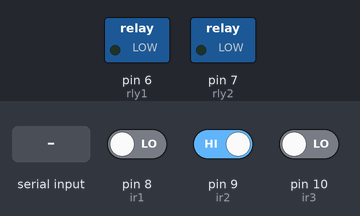
A sketch run on a simulated Arduino Uno, built with avr-gcc and run on an emulated ATmega328P. Shown: switched loads named in the sketch (green lamp = pin HIGH). The inputs (shaded band) are chosen by the test bench; at power-on: pin 8 (ir1) LOW, pin 9 (ir2) HIGH, pin 10 (ir3) LOW. Pins used as bus, display or sensor lines are not drawn; what the sketch prints to the serial monitor is not drawn.

Above: at 1.2 s.
1.3 s: "D" received over Serial
At 2.3 s:
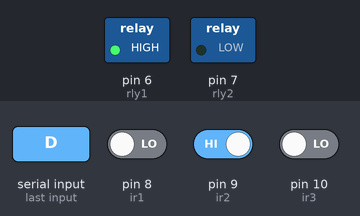
2.8 s: "P" received over Serial
At 3.5 s:
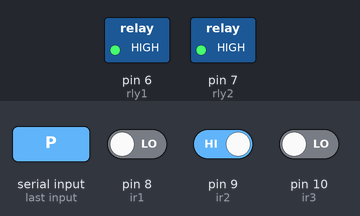
4.3 s: "O" received over Serial
At 4.6 s:
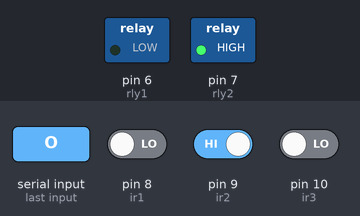
10.3 s: "X" received over Serial
At 11.6 s:
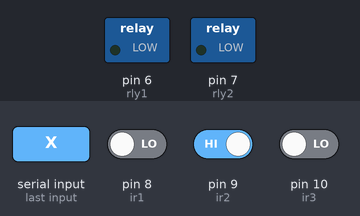
Timing chart, 0 to 13.3 s (numbered marks = the images above; inputs shaded):
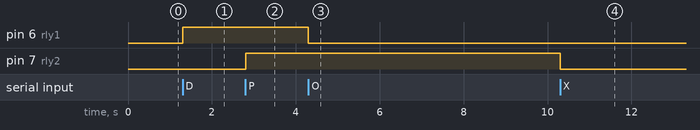

Measured:
- after the input at 1.3 s, pin 6 (rly1): LOW → HIGH at once
- after the input at 2.8 s, pin 7 (rly2): LOW → HIGH at once
- after the input at 4.3 s, pin 6 (rly1): HIGH → LOW at once
- after the input at 10.3 s, pin 7 (rly2): HIGH → LOW at once

The sketch:

Smart_cleaner.ino
```cpp
const int dc1=2;
const int dc2=3;
const int dc3=4;
const int dc4=5;

const int ir1=8;
const int ir2=9;
const int ir3=10;

const int rly1=6;
const int rly2=7;
char x=0;
int flag=0;


void setup() {
  // put your setup code here, to run once:
 pinMode(dc1,OUTPUT);
  pinMode(dc2,OUTPUT);
  pinMode(dc3,OUTPUT);
  pinMode(dc4,OUTPUT);
  pinMode(ir1,INPUT);
  pinMode(ir2,INPUT);
  pinMode(ir3,INPUT);
  pinMode(rly1,OUTPUT);
  pinMode(rly2,OUTPUT);
  Serial.begin(9600);
  digitalWrite(dc1,LOW);
  digitalWrite(dc2,LOW);
  digitalWrite(dc3,LOW);
  digitalWrite(dc4,LOW);
  digitalWrite(rly1,LOW);
  digitalWrite(rly2,LOW);
  Serial.write("WELCOME\n");
    digitalWrite(dc1,HIGH);
    digitalWrite(dc2,LOW);
    digitalWrite(dc3,HIGH);
    digitalWrite(dc4,LOW);
    flag=1;
}
  // put your main code here, to run repeatedly:
void loop()
{
  home:
  if(flag==1)
  {
  if((digitalRead(ir1)==HIGH)&&(digitalRead(ir2)==LOW)&&(digitalRead(ir3)==HIGH))
  {
  digitalWrite(dc1,LOW);
  digitalWrite(dc2,LOW);
  digitalWrite(dc3,LOW);
  digitalWrite(dc4,LOW);
  Serial.write("MIDDLE IR \n");
  delay(500);
    digitalWrite(dc1,LOW);
    digitalWrite(dc2,HIGH);
    digitalWrite(dc3,LOW);
    digitalWrite(dc4,HIGH);
  Serial.write("BACK \n");
  delay(3000);
    digitalWrite(dc1,LOW);
    digitalWrite(dc2,HIGH);
    digitalWrite(dc3,HIGH);
    digitalWrite(dc4,LOW);
   Serial.write("right \n");
  delay(5000);
     digitalWrite(dc1,HIGH);
    digitalWrite(dc2,LOW);
    digitalWrite(dc3,HIGH);
    digitalWrite(dc4,LOW);
  }
  if((digitalRead(ir1)==LOW)&&(digitalRead(ir2)==HIGH)&&(digitalRead(ir3)==HIGH))
  {
    digitalWrite(dc1,HIGH);
    digitalWrite(dc2,LOW);
    digitalWrite(dc3,LOW);
    digitalWrite(dc4,HIGH);
    Serial.write("left \n");
    delay(5000);
     digitalWrite(dc1,HIGH);
    digitalWrite(dc2,LOW);
    digitalWrite(dc3,HIGH);
    digitalWrite(dc4,LOW);
  }
  if((digitalRead(ir1)==HIGH)&&(digitalRead(ir2)==HIGH)&&(digitalRead(ir3)==LOW))
  {
    digitalWrite(dc1,LOW);
    digitalWrite(dc2,HIGH);
    digitalWrite(dc3,HIGH);
    digitalWrite(dc4,LOW);
    Serial.write("right \n");
    delay(5000);
    digitalWrite(dc1,HIGH);
    digitalWrite(dc2,LOW);
    digitalWrite(dc3,HIGH);
    digitalWrite(dc4,LOW);
  }
  }
   if(Serial.available()>0)
  {
    x = Serial.read();
    if(x == 'F')
    {
    digitalWrite(dc1,HIGH);
    digitalWrite(dc2,LOW);
    digitalWrite(dc3,HIGH);
    digitalWrite(dc4,LOW);
    flag=1;
    goto home;
    }
    if(x == 'B')
    {
    digitalWrite(dc1,LOW);
    digitalWrite(dc2,HIGH);
    digitalWrite(dc3,LOW);
    digitalWrite(dc4,HIGH);
    flag=1;
    goto home;
    }
    if(x == 'R')
    {
    digitalWrite(dc1,LOW);
    digitalWrite(dc2,HIGH);
    digitalWrite(dc3,HIGH);
    digitalWrite(dc4,LOW);
    flag=1;
    goto home;
    }
    if(x == 'L')
    {
    digitalWrite(dc1,HIGH);
    digitalWrite(dc2,LOW);
    digitalWrite(dc3,LOW);
    digitalWrite(dc4,HIGH);
    flag=1;
    goto home;
    }
    if(x == 'S')
    {
    digitalWrite(dc1,LOW);
    digitalWrite(dc2,LOW);
    digitalWrite(dc3,LOW);
    digitalWrite(dc4,LOW);
    flag=0;
    goto home;
    }
    if(x == 'D')
    {
    digitalWrite(rly1,HIGH);
    goto home;
    }
    if(x == 'O')
    {
    digitalWrite(rly1,LOW);
    goto home;
    }
    if(x == 'P')
    {
    digitalWrite(rly2,HIGH);
    goto home;
    }
    if(x == 'X')
    {
    digitalWrite(rly2,LOW);
    goto home;
    }
  }

}
```
